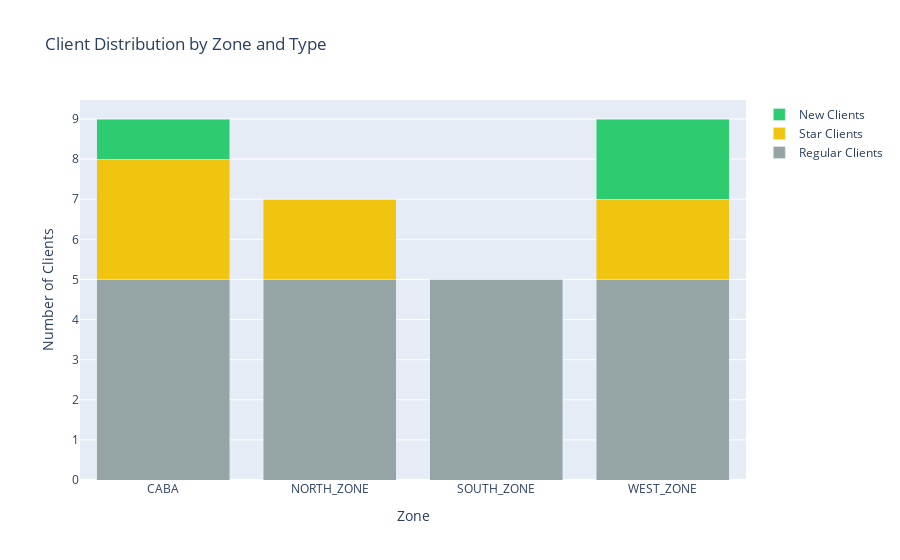

Notebook cell for this chart:
### Code cell
# Chart 5: Client Distribution by Zone with Star/New indicators
client_summary = all_clients_df.groupby("zone_id").agg({
    "client_id": "count",
    "is_star_client": "sum",
    "is_new_client": "sum"
}).reset_index()
client_summary.columns = ["zone", "total_clients", "star_clients", "new_clients"]

fig = go.Figure()

fig.add_trace(go.Bar(
    name="Regular Clients",
    x=client_summary["zone"],
    y=client_summary["total_clients"] - client_summary["star_clients"] - client_summary["new_clients"],
    marker_color="#95a5a6"
))

fig.add_trace(go.Bar(
    name="Star Clients",
    x=client_summary["zone"],
    y=client_summary["star_clients"],
    marker_color="#f1c40f"
))

fig.add_trace(go.Bar(
    name="New Clients",
    x=client_summary["zone"],
    y=client_summary["new_clients"],
    marker_color="#2ecc71"
))

fig.update_layout(
    title="Client Distribution by Zone and Type",
    barmode="stack",
    xaxis_title="Zone",
    yaxis_title="Number of Clients"
)
fig.show()

### Figure 1 — Plotly figure (JSON) as saved in the notebook; plotly's stock layout.template omitted (floating-point values rounded to 4 significant figures)
{"data": [{"marker": {"color": "#95a5a6"}, "name": "Regular Clients", "type": "bar", "x": ["CABA", "NORTH_ZONE", "SOUTH_ZONE", "WEST_ZONE"], "y": [5, 5, 5, 5]}, {"marker": {"color": "#f1c40f"}, "name": "Star Clients", "type": "bar", "x": ["CABA", "NORTH_ZONE", "SOUTH_ZONE", "WEST_ZONE"], "y": [3, 2, 0, 2]}, {"marker": {"color": "#2ecc71"}, "name": "New Clients", "type": "bar", "x": ["CABA", "NORTH_ZONE", "SOUTH_ZONE", "WEST_ZONE"], "y": [1, 0, 0, 2]}], "layout": {"barmode": "stack", "title": {"text": "Client Distribution by Zone and Type"}, "xaxis": {"title": {"text": "Zone"}}, "yaxis": {"title": {"text": "Number of Clients"}}}}
